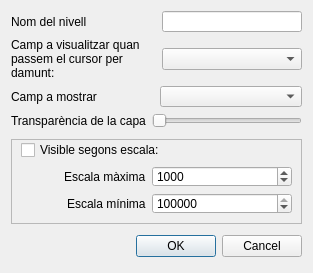
<?xml version="1.0" encoding="UTF-8"?>
<ui version="4.0">
 <class>LayerProperties</class>
 <widget class="QDialog" name="LayerProperties">
  <property name="geometry">
   <rect>
    <x>0</x>
    <y>0</y>
    <width>313</width>
    <height>273</height>
   </rect>
  </property>
  <property name="windowTitle">
   <string>Propietats del nivell</string>
  </property>
  <layout class="QGridLayout" name="gridLayout_2">
   <item row="0" column="0">
    <layout class="QHBoxLayout" name="horizontalLayout">
     <item>
      <widget class="QLabel" name="label">
       <property name="text">
        <string>Nom del nivell</string>
       </property>
      </widget>
     </item>
     <item>
      <spacer name="horizontalSpacer_3">
       <property name="orientation">
        <enum>Qt::Horizontal</enum>
       </property>
       <property name="sizeHint" stdset="0">
        <size>
         <width>40</width>
         <height>20</height>
        </size>
       </property>
      </spacer>
     </item>
     <item>
      <widget class="QLineEdit" name="txtLayerName">
       <property name="minimumSize">
        <size>
         <width>140</width>
         <height>0</height>
        </size>
       </property>
       <property name="maximumSize">
        <size>
         <width>200</width>
         <height>21</height>
        </size>
       </property>
       <property name="cursorPosition">
        <number>0</number>
       </property>
      </widget>
     </item>
    </layout>
   </item>
   <item row="8" column="0">
    <spacer name="verticalSpacer">
     <property name="orientation">
      <enum>Qt::Vertical</enum>
     </property>
     <property name="sizeType">
      <enum>QSizePolicy::Fixed</enum>
     </property>
     <property name="sizeHint" stdset="0">
      <size>
       <width>20</width>
       <height>5</height>
      </size>
     </property>
    </spacer>
   </item>
   <item row="10" column="0">
    <spacer name="verticalSpacer_2">
     <property name="orientation">
      <enum>Qt::Vertical</enum>
     </property>
     <property name="sizeType">
      <enum>QSizePolicy::Fixed</enum>
     </property>
     <property name="sizeHint" stdset="0">
      <size>
       <width>20</width>
       <height>5</height>
      </size>
     </property>
    </spacer>
   </item>
   <item row="9" column="0">
    <widget class="QFrame" name="frame">
     <property name="minimumSize">
      <size>
       <width>0</width>
       <height>85</height>
      </size>
     </property>
     <property name="maximumSize">
      <size>
       <width>16777215</width>
       <height>85</height>
      </size>
     </property>
     <property name="frameShape">
      <enum>QFrame::StyledPanel</enum>
     </property>
     <property name="frameShadow">
      <enum>QFrame::Raised</enum>
     </property>
     <layout class="QGridLayout" name="gridLayout">
      <property name="topMargin">
       <number>0</number>
      </property>
      <item row="0" column="0">
       <widget class="QCheckBox" name="chkScale">
        <property name="text">
         <string>Visible segons escala:</string>
        </property>
       </widget>
      </item>
      <item row="1" column="0">
       <layout class="QHBoxLayout" name="horizontalLayout_4">
        <item>
         <spacer name="horizontalSpacer_2">
          <property name="orientation">
           <enum>Qt::Horizontal</enum>
          </property>
          <property name="sizeHint" stdset="0">
           <size>
            <width>30</width>
            <height>20</height>
           </size>
          </property>
         </spacer>
        </item>
        <item>
         <widget class="QLabel" name="lblMaxScale">
          <property name="enabled">
           <bool>true</bool>
          </property>
          <property name="text">
           <string>Escala màxima</string>
          </property>
         </widget>
        </item>
        <item>
         <widget class="QSpinBox" name="maxScaleSpinBox">
          <property name="enabled">
           <bool>true</bool>
          </property>
          <property name="minimumSize">
           <size>
            <width>140</width>
            <height>0</height>
           </size>
          </property>
          <property name="maximumSize">
           <size>
            <width>16777215</width>
            <height>21</height>
           </size>
          </property>
          <property name="minimum">
           <number>1</number>
          </property>
          <property name="maximum">
           <number>100000000</number>
          </property>
          <property name="singleStep">
           <number>1000</number>
          </property>
          <property name="value">
           <number>1000</number>
          </property>
         </widget>
        </item>
       </layout>
      </item>
      <item row="2" column="0">
       <layout class="QHBoxLayout" name="horizontalLayout_3">
        <item>
         <spacer name="horizontalSpacer">
          <property name="orientation">
           <enum>Qt::Horizontal</enum>
          </property>
          <property name="sizeHint" stdset="0">
           <size>
            <width>30</width>
            <height>20</height>
           </size>
          </property>
         </spacer>
        </item>
        <item>
         <widget class="QLabel" name="lblMinScale">
          <property name="enabled">
           <bool>true</bool>
          </property>
          <property name="text">
           <string>Escala mínima</string>
          </property>
         </widget>
        </item>
        <item>
         <widget class="QSpinBox" name="minScaleSpinBox">
          <property name="enabled">
           <bool>true</bool>
          </property>
          <property name="minimumSize">
           <size>
            <width>140</width>
            <height>0</height>
           </size>
          </property>
          <property name="maximumSize">
           <size>
            <width>16777215</width>
            <height>21</height>
           </size>
          </property>
          <property name="buttonSymbols">
           <enum>QAbstractSpinBox::UpDownArrows</enum>
          </property>
          <property name="accelerated">
           <bool>true</bool>
          </property>
          <property name="minimum">
           <number>1</number>
          </property>
          <property name="maximum">
           <number>100000000</number>
          </property>
          <property name="singleStep">
           <number>1000</number>
          </property>
          <property name="value">
           <number>1000000</number>
          </property>
         </widget>
        </item>
       </layout>
      </item>
     </layout>
    </widget>
   </item>
   <item row="1" column="0">
    <layout class="QHBoxLayout" name="horizontalLayout_5">
     <item>
      <widget class="QLabel" name="label_3">
       <property name="text">
        <string>Camp a visualitzar quan  passem el cursor per damunt: </string>
       </property>
       <property name="wordWrap">
        <bool>true</bool>
       </property>
      </widget>
     </item>
     <item>
      <widget class="QComboBox" name="cbTipField">
       <property name="minimumSize">
        <size>
         <width>140</width>
         <height>0</height>
        </size>
       </property>
       <property name="maximumSize">
        <size>
         <width>140</width>
         <height>16777215</height>
        </size>
       </property>
      </widget>
     </item>
    </layout>
   </item>
   <item row="11" column="0">
    <widget class="QDialogButtonBox" name="buttonBox">
     <property name="orientation">
      <enum>Qt::Horizontal</enum>
     </property>
     <property name="standardButtons">
      <set>QDialogButtonBox::Cancel|QDialogButtonBox::Ok</set>
     </property>
     <property name="centerButtons">
      <bool>false</bool>
     </property>
    </widget>
   </item>
   <item row="2" column="0">
    <layout class="QHBoxLayout" name="horizontalLayout_2">
     <item>
      <widget class="QLabel" name="lblDisplayField">
       <property name="text">
        <string>Camp a mostrar</string>
       </property>
      </widget>
     </item>
     <item>
      <widget class="QComboBox" name="cboDisplayFieldName">
       <property name="minimumSize">
        <size>
         <width>140</width>
         <height>0</height>
        </size>
       </property>
       <property name="maximumSize">
        <size>
         <width>200</width>
         <height>21</height>
        </size>
       </property>
      </widget>
     </item>
    </layout>
   </item>
   <item row="5" column="0">
    <layout class="QHBoxLayout" name="horizontalLayout_6">
     <item>
      <widget class="QLabel" name="label_2">
       <property name="maximumSize">
        <size>
         <width>16777215</width>
         <height>20</height>
        </size>
       </property>
       <property name="text">
        <string>Transparència de la capa</string>
       </property>
      </widget>
     </item>
     <item>
      <widget class="QSlider" name="sliderTransparencia">
       <property name="orientation">
        <enum>Qt::Horizontal</enum>
       </property>
      </widget>
     </item>
    </layout>
   </item>
  </layout>
 </widget>
 <resources/>
 <connections>
  <connection>
   <sender>buttonBox</sender>
   <signal>accepted()</signal>
   <receiver>LayerProperties</receiver>
   <slot>accept()</slot>
   <hints>
    <hint type="sourcelabel">
     <x>248</x>
     <y>254</y>
    </hint>
    <hint type="destinationlabel">
     <x>157</x>
     <y>274</y>
    </hint>
   </hints>
  </connection>
  <connection>
   <sender>buttonBox</sender>
   <signal>rejected()</signal>
   <receiver>LayerProperties</receiver>
   <slot>reject()</slot>
   <hints>
    <hint type="sourcelabel">
     <x>316</x>
     <y>260</y>
    </hint>
    <hint type="destinationlabel">
     <x>286</x>
     <y>274</y>
    </hint>
   </hints>
  </connection>
 </connections>
</ui>
